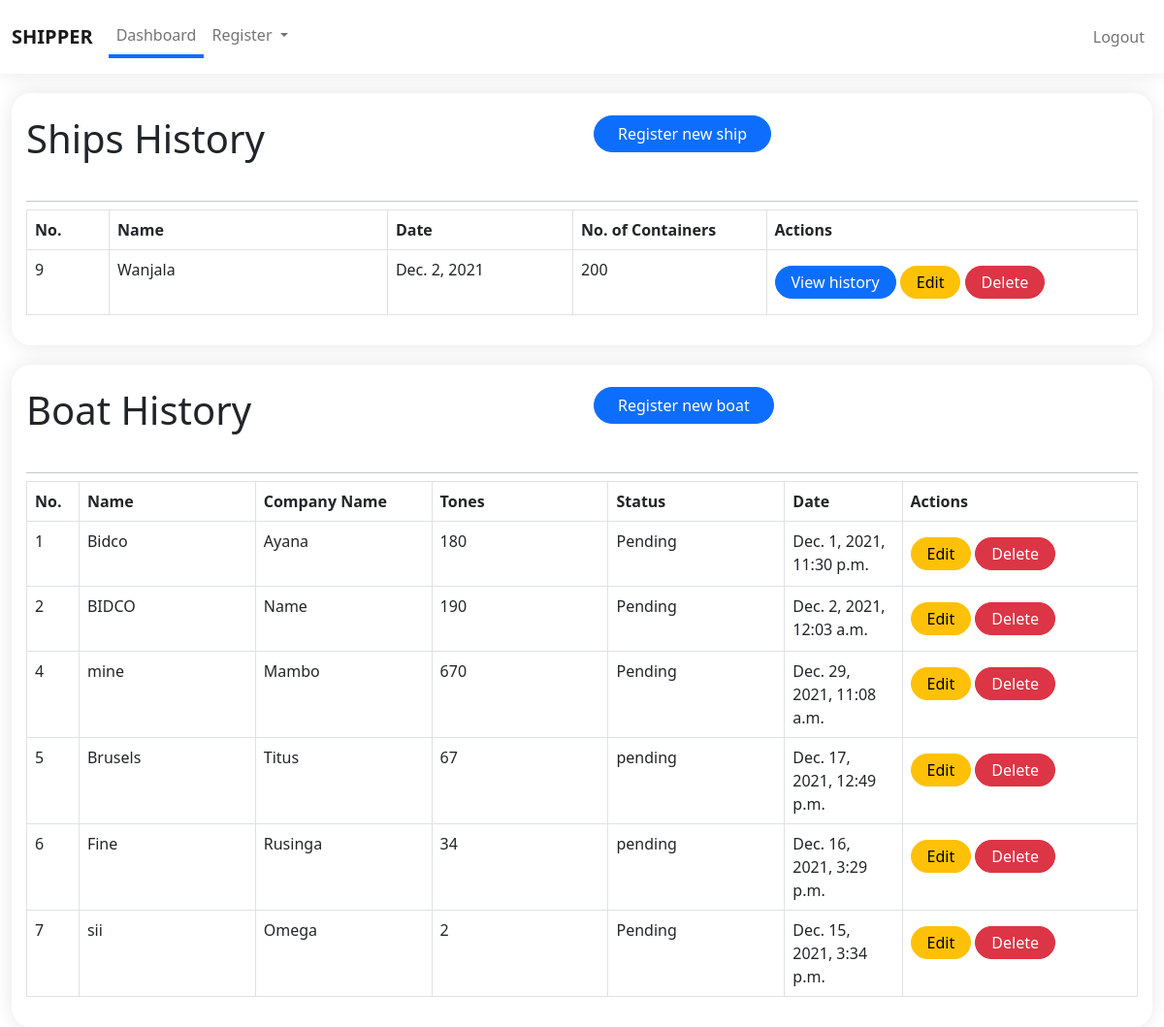
The app's page / (signed in), older data.
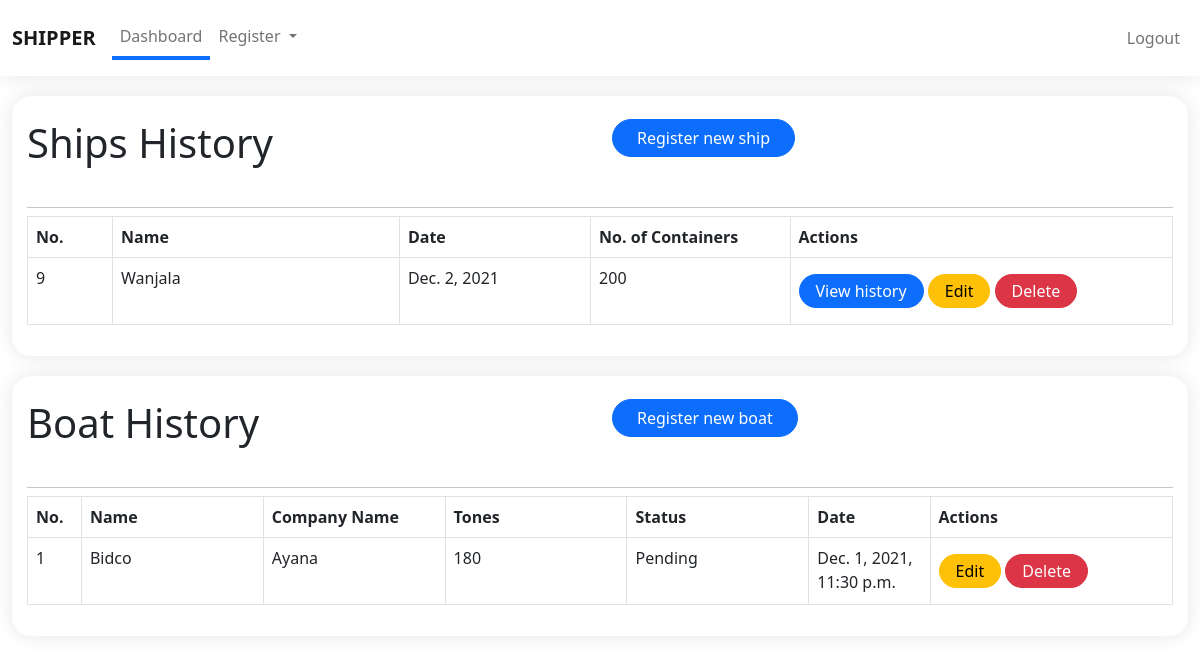
The same page, newer data.
### ship/models.py (models this page shows, shortened)
class Ship(models.Model):
    name = models.TextField(blank=True, null=True, max_length=200)
    date = models.DateField()
    no_of_containers = models.CharField(max_length=10, blank=True, null=True)
    date_created = models.DateTimeField(auto_now_add=True)

class Boat(models.Model):
    CHOICES = (
        ('Pending', 'Pending'),
        ('Paid', 'Paid')
    )
    name = models.TextField(blank=True, null=True, max_length=200)
    company_name = models.CharField(max_length=200, blank=True, null=True)
    tone = models.IntegerField(blank=True, null=True)
    date_time= models.DateTimeField()
    status = models.CharField(max_length=10, choices=CHOICES, default='Pending')

### home/views.py (the view)
# urls.py: path('', home, name='home'),
@login_required(login_url='login')
def home(request):
    context = {
        'page': 'dashboard',
        'ships': Ship.objects.all(),
        'boats': Boat.objects.filter()
    }
    return render(request, template_name='admin_/index.html', context=context)

### templates/admin_/index.html (shortened to what this page needs)
{% extends './components/base.html' %}
{% load static %}
{% block content %}
  <div class="container-fluid">
    <div class="common-card overflowx-hidden">
      <div class="row">
        <div class="col-md-6 col-sm-12 my-2">
          <h1>Ships History</h1>
        </div>
        <div class="col-md-6 col-sm-12 my-2">
          <a href="{% url 'registership' %}" class="rounded-pill btn btn-primary px-4 shadow-none">
            Register new ship
          </a>
        </div>
      </div>
      <hr class="dropdown-divider">
      <div class="w-100 table-responsive">
        <table class="table table-bordered">
          <thead>
            <tr>
              <th style="width: 30px;">No.</th>
              <th style="width: 150px;">Name</th>
              <th style="width: 100px;">Date</th>
              <th style="width: 70px;">No. of Containers</th>
              <th style="width: 200px;">Actions</th>
            </tr>
          </thead>
          <tbody>
          {% for ship in ships %}
            <tr>
              <td>{{ship.id}}</td>
              <td>{{ship.name}}</td>
              <td>{{ship.date}}</td>
              <td>{{ship.no_of_containers}}</td>
              <td>
                <a href="{% url 'shipmentdetails' ship_id=ship.id ship_name=ship.name %}" class="my-2 rounded-pill px-3 py-1 btn btn-primary">View history</a>
                <a href="{% url 'editship' pk=ship.id %}" class="my-2 rounded-pill px-3 py-1 btn btn-warning">Edit</a>
                <a href="{% url 'deleteship' pk=ship.id%}" class="my-2 rounded-pill px-3 py-1 btn btn-danger">Delete</a>
              </td>
            </tr>
          {% endfor %}
        </table>
      </div>
    </div>
  </div>
  <div class="container-fluid">
    <div class="common-card overflowx-hidden">
      <div class="row">
        <div class="col-md-6 col-sm-12 my-2">
          <h1>Boat History</h1>
        </div>
        <div class="col-md-6 col-sm-12 my-2">
          <a href="{% url 'registerboat' %}" class="rounded-pill btn btn-primary px-4 shadow-none">
            Register new boat
          </a>
        </div>
      </div>
      <hr class="dropdown-divider">
      <div class="w-100 table-responsive">
        <table class="table table-bordered">
          <thead>
            <tr>
              <th style="width: 30px;">No.</th>
              <th style="width: 150px;">Name</th>
              <th style="width: 150px;">Company Name</th>
              <th style="width: 150px;">Tones</th>
              <th style="width: 150px;">Status</th>
              <th style="width: 100px;">Date</th>
              <th style="width: 200px;">Actions</th>
            </tr>
          </thead>
          <tbody>
          {% for boat in boats %}
            <tr>
              <td>{{boat.id}}</td>
              <td>{{boat.company_name}}</td>
              <td>{{boat.name}}</td>
              <td>{{boat.tone}}</td>
              <td>{{boat.status}}</td>
              <td>{{boat.date_time}}</td>
              <td>
                <a href="{% url 'editboat' pk=boat.id %}" class="my-2 rounded-pill px-3 py-1 btn btn-warning">Edit</a>
                <a href="{% url 'deleteboat' pk=boat.id%}" class="my-2 rounded-pill px-3 py-1 btn btn-danger">Delete</a>
              </td>
            </tr>
          {% endfor %}
        </table>
      </div>
    </div>
  </div>
{% endblock content %}

### templates/admin_/components/base.html (shortened to what this page needs)
<!DOCTYPE html>
{% load static %}
<html lang="en">
<head>
  <link href="https://cdn.jsdelivr.net/npm/bootstrap@5.0.2/dist/css/bootstrap.min.css" rel="stylesheet"
>
  <link rel="stylesheet" href="https://maxcdn.bootstrapcdn.com/font-awesome/4.7.0/css/font-awesome.min.css">
  <link rel="stylesheet" href="{% static '/css/style.css' %}">
  <link rel="stylesheet" href="{% static '/css/navbar.css' %}">
</head>
<body>
{% include './navbar.html' %}
{% block content %}{% endblock content %}
</body>
</html>

### templates/admin_/components/navbar.html (shortened to what this page needs)
<nav class="navbar navbar-expand-lg navbar-light bg-white navbar-holder sticky-top py-3">
  <div class="container-fluid">
    <a class="navbar-brand" href="{% url 'home' %}">
      <strong>SHIPPER</strong>
    </a>
    <div class="collapse navbar-collapse" id="navbarSupportedContent">
      <ul class="navbar-nav me-auto mb-2 mb-lg-0">
        <li class="nav-item">
          <a class="nav-link {% if page == 'dashboard' %} active-link {% endif %}" aria-current="page" href="{% url 'home' %}">Dashboard</a>
        </li>
        <li class="nav-item dropdown">
          <a class="nav-link dropdown-toggle" href="#" id="navbarDropdown" role="button" data-bs-toggle="dropdown"
            aria-expanded="false">
            Register
          </a>
        </li>
      </ul>
      <div class="d-flex">
        <ul class="navbar-nav">
          {% if request.user.is_authenticated %}
          <li class="nav-item">
            <a href="{% url 'logout' %}" class="nav-link {% if page == 'logout' %} active-link {% endif %}">Logout</a>
          </li>
          {% endif %}
        </ul>
      </div>
    </div>
  </div>
</nav>

### static/css/style.css (style rules this page uses)
.form-holder, .common-card { border-radius: 20px; background: #fff; padding: 15px; box-shadow: 0px 0px 20px rgba(0, 0, 0, 0.1); margin-top: 20px; }

### static/css/navbar.css (style rules this page uses)
.navbar-holder { box-shadow: 0px 0px 20px rgba(0, 0, 0, 0.1); z-index: 1099; }
.active-link { border-bottom: 4px solid var(--bs-primary); }

Row changes from the older to the newer data that the page shows:
removed Boat: id "2", company_name "BIDCO", name "Name", tone "190", status "Pending", date_time "Dec. 2, 2021, 12:03 a.m."
removed Boat: id "4", company_name "mine", name "Mambo", tone "670", status "Pending", date_time "Dec. 29, 2021, 11:08 a.m."
removed Boat: id "5", company_name "Brusels", name "Titus", tone "67", status "pending", date_time "Dec. 17, 2021, 12:49 p.m."
removed Boat: id "6", company_name "Fine", name "Rusinga", tone "34", status "pending", date_time "Dec. 16, 2021, 3:29 p.m."
removed Boat: id "7", company_name "sii", name "Omega", tone "2", status "Pending", date_time "Dec. 15, 2021, 3:34 p.m."
